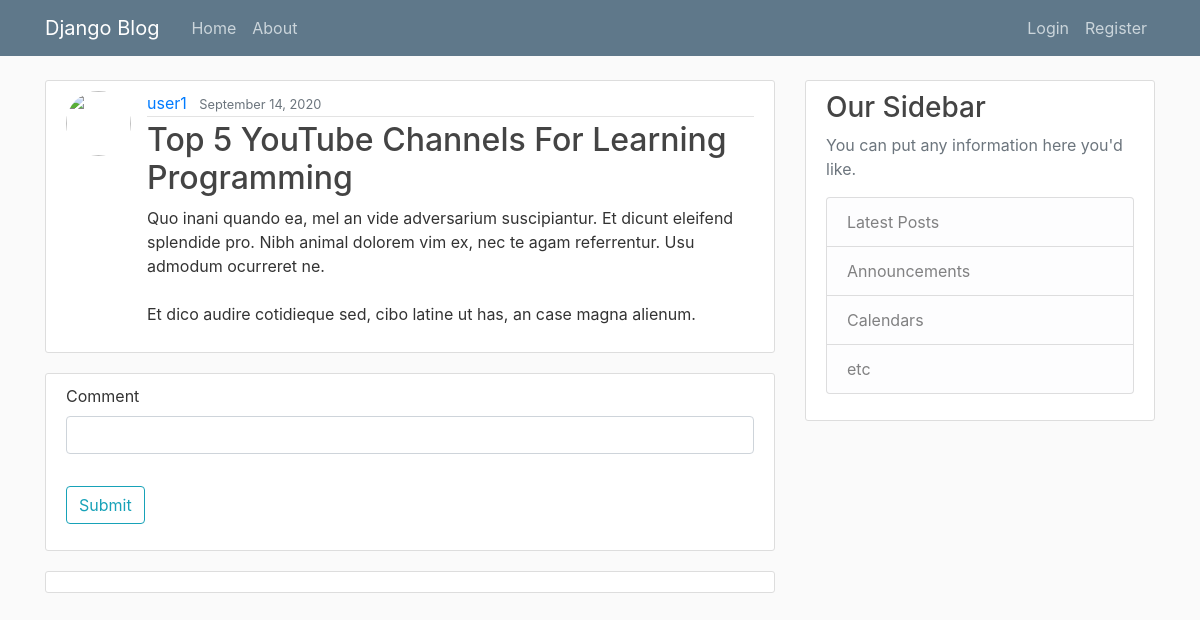
The page /post/26/ on the database its author committed.
### blog/models.py (models this page shows, shortened)
class Post(models.Model):
    title = models.CharField(max_length=100)
    content = models.TextField()
    date_posted = models.DateTimeField(default=timezone.now)
    author = models.ForeignKey(User, on_delete=models.CASCADE)

### blog/views.py (the view, shortened to what this page needs)
# urls.py: path('post/<int:pk>/', PostDetailView.as_view(), name='post-detail'),
class PostDetailView(View):
    def get(self, request, *args, **kwargs):
        view = PostDisplay.as_view()
        return view(request, *args, **kwargs)

### blog/views.py (called while the page is built)
    def get_context_data(self, *args, **kwargs):
        context = super(PostDisplay, self).get_context_data()
        context['comments'] = Post.objects.get(pk=self.kwargs['pk']).comments.all()
        context['form'] = CommentForm
        return context

### blog/templates/blog/post_detail.html (shortened to what this page needs)
{% extends 'blog/base.html'%}
{% load crispy_forms_tags %}
{% block content %}
    <article class="media content-section">
        <img class="rounded-circle article-img" src="{{ object.author.profile.image.url }}"></img>
        <div class="media-body">
        <div class="article-metadata">
            <a class="mr-2" href="{% url 'user-posts' object.author.username %}">{{ object.author }}</a>
            <small class="text-muted">{{ object.date_posted|date:"F d, Y" }}</small>
        </div>
        <h2 class="article-title">{{ object.title }}</h2>
        <p class="article-content">{{ object.content }}</p>
        </div>
    </article>
    <div class="content-section">
        <form id="comment-form" method="POST" novalidate>
            <fieldset class='form-group'>
                {{ form|crispy }}
            </fieldset>
            <div class="form-group">
                <button class="btn btn-outline-info" type="submit">Submit</button>
            </div>
        </form>
    </div>
    <article class="content-section">
    </article>
{% endblock %}

### blog/static/blog/main.css (style rules this page uses)
body { background: #fafafa; color: #333333; margin-top: 5rem; }
h1, h2, h3, h4, h5, h6 { color: #444444; }
.content-section { background: #ffffff; padding: 10px 20px; border: 1px solid #dddddd; border-radius: 3px; margin-bottom: 20px; }
.article-title { color: #444444; }
.article-content { white-space: pre-line; }
.article-img { height: 65px; width: 65px; margin-right: 16px; }
.article-metadata { padding-bottom: 1px; margin-bottom: 4px; border-bottom: 1px solid #e3e3e3 }

### rows shown on the page
Post: author "user1", date_posted "September 14, 2020", title "Top 5 YouTube Channels For Learning Programming", content "Quo inani quando ea, mel an vide adversarium suscipiantur. Et dicunt eleifend splendide pro. Nibh animal dolorem vim ex, nec te agam referrentur. Usu admodum ocurreret ne. Et dico audire cotidieque sed, cibo latine ut has, an case magna alienum."
